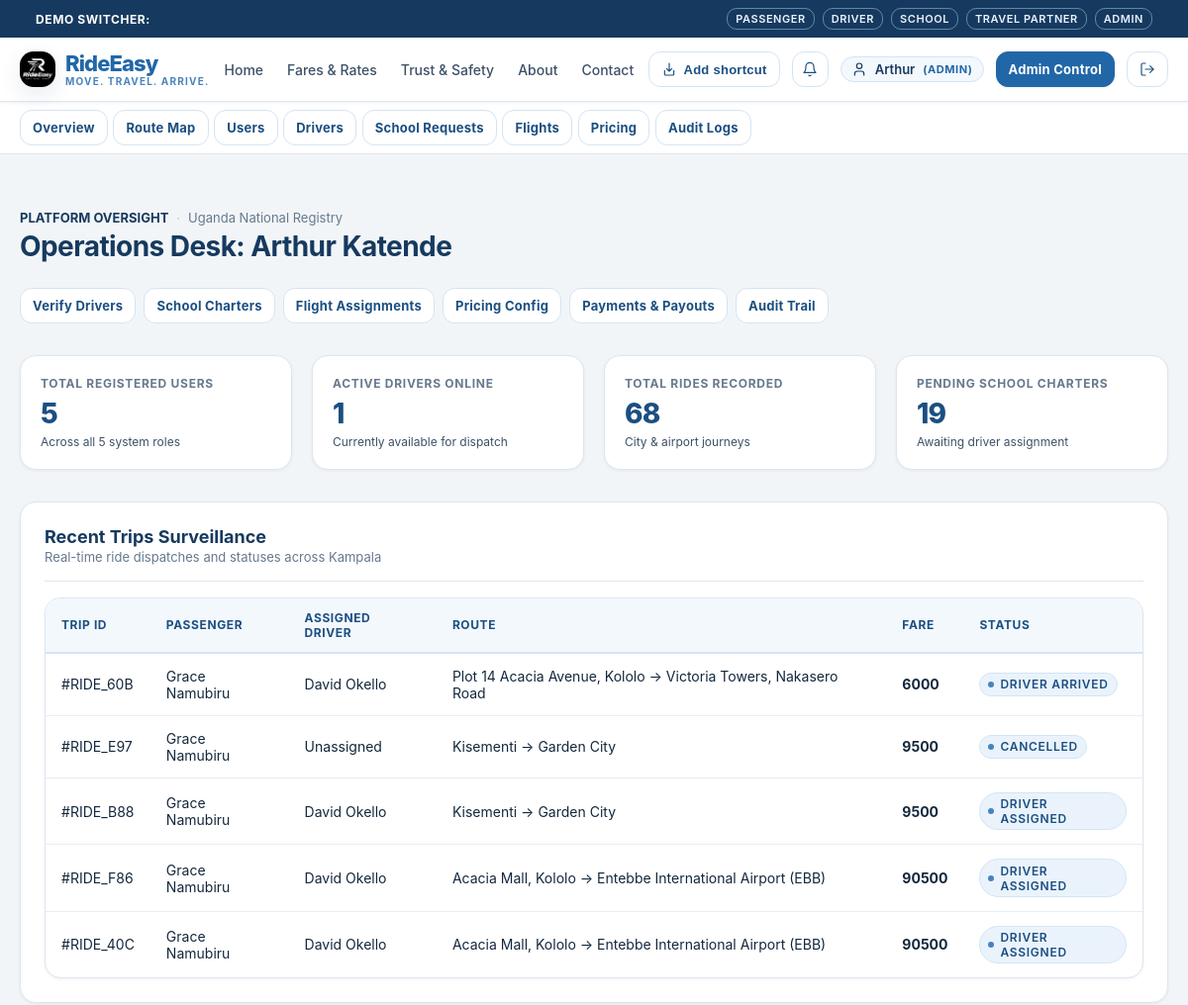
The page /admin/dashboard (signed in, upper part) on the database as committed earlier.
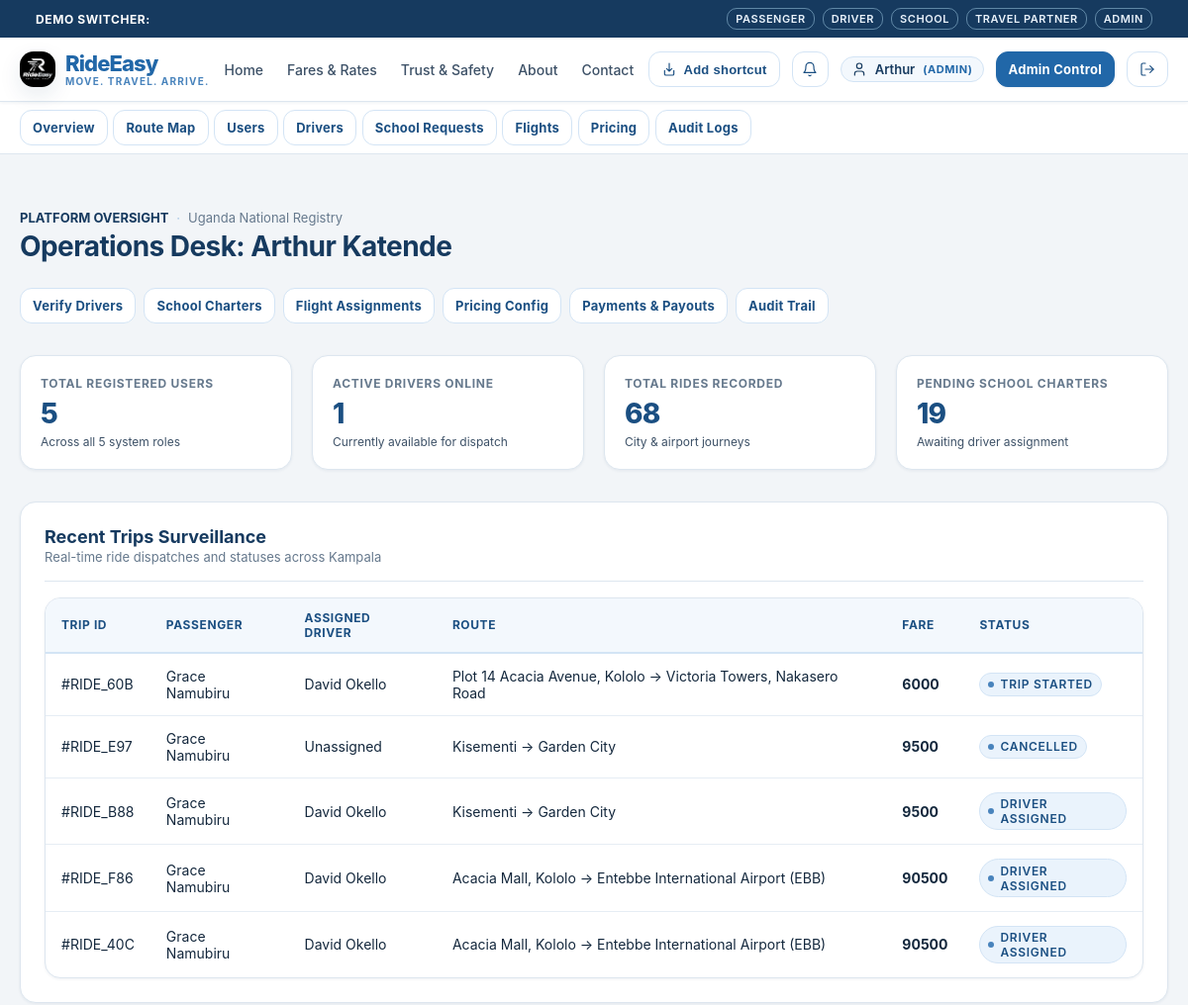
The same page on the database as committed later.
### tables this page shows
CREATE TABLE rides (
    id TEXT PRIMARY KEY,
    passenger_id TEXT NOT NULL,
    driver_id TEXT,
    category TEXT NOT NULL CHECK(category IN ('BODA', 'ECONOMY', 'COMFORT', 'PREMIUM')),
    pickup_address TEXT NOT NULL,
    pickup_lat REAL NOT NULL,
    pickup_lng REAL NOT NULL,
    destination_address TEXT NOT NULL,
    destination_lat REAL NOT NULL,
    destination_lng REAL NOT NULL,
    estimated_distance_km REAL NOT NULL,
    estimated_fare_ugx INTEGER NOT NULL,
    final_fare_ugx INTEGER,
    payment_method TEXT NOT NULL DEFAULT 'CASH' CHECK(payment_method IN ('CASH', 'MTN_MOMO', 'AIRTEL_MONEY', 'CARD')),
    payment_status TEXT NOT NULL DEFAULT 'UNPAID' CHECK(payment_status IN ('UNPAID', 'PENDING', 'PAID')),
    status TEXT NOT NULL DEFAULT 'REQUESTED' CHECK(status IN (
        'REQUESTED',
        'SEARCHING_FOR_DRIVER',
        'DRIVER_ASSIGNED',
        'DRIVER_ARRIVING',
        'DRIVER_ARRIVED',
        'TRIP_STARTED',
        'TRIP_COMPLETED',
        'PAYMENT_PENDING',
        'COMPLETED',
        'CANCELLED'
    )),
    cancellation_reason TEXT,
    is_airport_ride INTEGER NOT NULL DEFAULT 0,
    related_journey_id TEXT,
    created_at TIMESTAMP NOT NULL DEFAULT CURRENT_TIMESTAMP,
    updated_at TIMESTAMP NOT NULL DEFAULT CURRENT_TIMESTAMP, cancelled_at TIMESTAMP, driver_response_status TEXT NOT NULL DEFAULT 'ACCEPTED' CHECK(driver_response_status IN ('PENDING', 'ACCEPTED', 'DECLINED')),
    FOREIGN KEY (passenger_id) REFERENCES users(id) ON DELETE CASCADE,
    FOREIGN KEY (driver_id) REFERENCES users(id),
    FOREIGN KEY (related_journey_id) REFERENCES confirmed_journeys(id)
);

CREATE TABLE users (
    id TEXT PRIMARY KEY,
    email TEXT UNIQUE NOT NULL,
    password_hash TEXT NOT NULL,
    role TEXT NOT NULL CHECK(role IN ('PASSENGER', 'DRIVER', 'SCHOOL', 'TRAVEL_COMPANY', 'ADMIN')),
    full_name TEXT NOT NULL,
    phone TEXT NOT NULL,
    is_active INTEGER NOT NULL DEFAULT 1,
    is_verified INTEGER NOT NULL DEFAULT 0,
    created_at TIMESTAMP NOT NULL DEFAULT CURRENT_TIMESTAMP,
    updated_at TIMESTAMP NOT NULL DEFAULT CURRENT_TIMESTAMP
, avatar_url TEXT DEFAULT '/static/images/default-avatar.svg');

### rideeasy/app/routes/admin.py (the view)
@admin_bp.route("/dashboard")
def dashboard():
    user = AuthService.get_current_user()
    db = get_db()
    stats = {
        "total_users": db.fetchone("SELECT COUNT(*) as c FROM users")["c"],
        "active_drivers": db.fetchone("SELECT COUNT(*) as c FROM driver_profiles WHERE is_online = 1")["c"],
        "total_rides": db.fetchone("SELECT COUNT(*) as c FROM rides")["c"],
        "pending_schools": db.fetchone("SELECT COUNT(*) as c FROM school_transport_requests WHERE status = 'PENDING'")["c"],
        "pending_flights": db.fetchone("SELECT COUNT(*) as c FROM flight_requests WHERE status = 'SUBMITTED'")["c"],
        "pending_drivers": db.fetchone("SELECT COUNT(*) as c FROM driver_profiles WHERE verification_status = 'PENDING'")["c"]
    }
    recent_rides = db.fetchall(
        """SELECT r.*, p.full_name as passenger_name, d.full_name as driver_name
        FROM rides r
        JOIN users p ON r.passenger_id = p.id
        LEFT JOIN users d ON r.driver_id = d.id
        ORDER BY r.created_at DESC LIMIT 5"""
    )
    recent_audit_logs = db.fetchall(
        """SELECT a.*, u.full_name as user_name, u.role
        FROM audit_logs a
        LEFT JOIN users u ON a.user_id = u.id
        ORDER BY a.created_at DESC LIMIT 6"""
    )
    return render_template("admin/dashboard.html", user=user, stats=stats, recent_rides=recent_rides, recent_audit_logs=recent_audit_logs)

### rideeasy/app/repositories/database.py (called while the page is built)
def get_db() -> Database:
    global _db_instance
    try:
        from flask import current_app, has_app_context
        if has_app_context():
            db_url = current_app.config.get("TURSO_DATABASE_URL", "")
            auth_token = current_app.config.get("TURSO_AUTH_TOKEN", "")
            local_path = current_app.config.get("LOCAL_DB_PATH", Config.LOCAL_DB_PATH)
            if (
                _db_instance is None
                or _db_instance.db_url != db_url
                or _db_instance.auth_token != auth_token
                or _db_instance.local_path != local_path
            ):
                _db_instance = Database(db_url, auth_token, local_path)
            return _db_instance
    except ImportError:
        pass
    if _db_instance is None:
        _db_instance = Database()
    return _db_instance

    def _get_sqlite_conn(self) -> sqlite3.Connection:
        conn = sqlite3.connect(self.local_path, timeout=10.0, check_same_thread=False)
        conn.row_factory = sqlite3.Row
        conn.execute("PRAGMA foreign_keys = ON;")
        return conn

### rideeasy/app/routes/admin.py (called while the page is built)
@admin_bp.before_request
@login_required
@role_required("ADMIN")
def before_request():
    pass

### rideeasy/app/templates/admin/dashboard.html (shortened to what this page needs)
{% extends "base.html" %}
{% block content %}
<div class="container section">
  <div style="display: flex; justify-content: space-between; align-items: baseline; flex-wrap: wrap; gap: 1rem; margin-bottom: 2rem;">
    <div>
      <div class="metadata-row" style="margin-bottom: 0.25rem;">
        <span style="font-weight: 700; color: var(--color-black); text-transform: uppercase;">Platform Oversight</span>
        <span class="metadata-separator">·</span>
        <span>Uganda National Registry</span>
      </div>
      <h2>Operations Desk: {{ user.full_name }}</h2>
    </div>
    <div style="display: flex; gap: 0.5rem; flex-wrap: wrap;">
      <a href="/admin/drivers" class="btn btn-secondary btn-sm">Verify Drivers</a>
      <a href="/admin/schools" class="btn btn-secondary btn-sm">School Charters</a>
      <a href="/admin/flights" class="btn btn-secondary btn-sm">Flight Assignments</a>
      <a href="/admin/pricing" class="btn btn-secondary btn-sm">Pricing Config</a>
      <a href="{{ url_for('admin.payments') }}" class="btn btn-secondary btn-sm">Payments & Payouts</a>
      <a href="/admin/audit-logs" class="btn btn-secondary btn-sm">Audit Trail</a>
    </div>
  </div>
  <div class="stats-grid">
    <div class="stat-card">
      <div class="stat-label">Total Registered Users</div>
      <div class="stat-value">{{ stats.total_users }}</div>
      <div class="stat-subtext">Across all 5 system roles</div>
    </div>
    <div class="stat-card">
      <div class="stat-label">Active Drivers Online</div>
      <div class="stat-value">{{ stats.active_drivers }}</div>
      <div class="stat-subtext">Currently available for dispatch</div>
    </div>
    <div class="stat-card">
      <div class="stat-label">Total Rides Recorded</div>
      <div class="stat-value">{{ stats.total_rides }}</div>
      <div class="stat-subtext">City & airport journeys</div>
    </div>
    <div class="stat-card">
      <div class="stat-label">Pending School Charters</div>
      <div class="stat-value">{{ stats.pending_schools }}</div>
      <div class="stat-subtext">Awaiting driver assignment</div>
    </div>
  </div>
  <div class="card" style="margin-bottom: 2rem;">
    <div class="card-header">
      <div>
        <div class="card-title">Recent Trips Surveillance</div>
        <div class="card-subtitle">Real-time ride dispatches and statuses across Kampala</div>
      </div>
    </div>
    {% if recent_rides %}
      <div class="table-responsive">
        <table class="table">
          <thead>
            <tr>
              <th>Trip ID</th>
              <th>Passenger</th>
              <th>Assigned Driver</th>
              <th>Route</th>
              <th>Fare</th>
              <th>Status</th>
            </tr>
          </thead>
          <tbody>
            {% for r in recent_rides %}
              <tr>
                <td>#{{ r.id[:8].upper() }}</td>
                <td>{{ r.passenger_name }}</td>
                <td>{{ r.driver_name or 'Unassigned' }}</td>
                <td>{{ r.pickup_address }} → {{ r.destination_address }}</td>
                <td style="font-weight: 700;">{{ r.final_fare_ugx or r.estimated_fare_ugx | ugx }}</td>
                <td>
                  <span class="status-indicator">
                    <span class="status-dot"></span> {{ r.status.replace('_', ' ') }}
                  </span>
                </td>
              </tr>
            {% endfor %}
          </tbody>
        </table>
      </div>
    {% endif %}
  </div>
</div>
{% endblock %}

Rows that differ between the two databases and show on the page:
changed rides "Plot 14 Acacia Avenue, Kololo": status.replace "DRIVER ARRIVED" → "TRIP STARTED"
